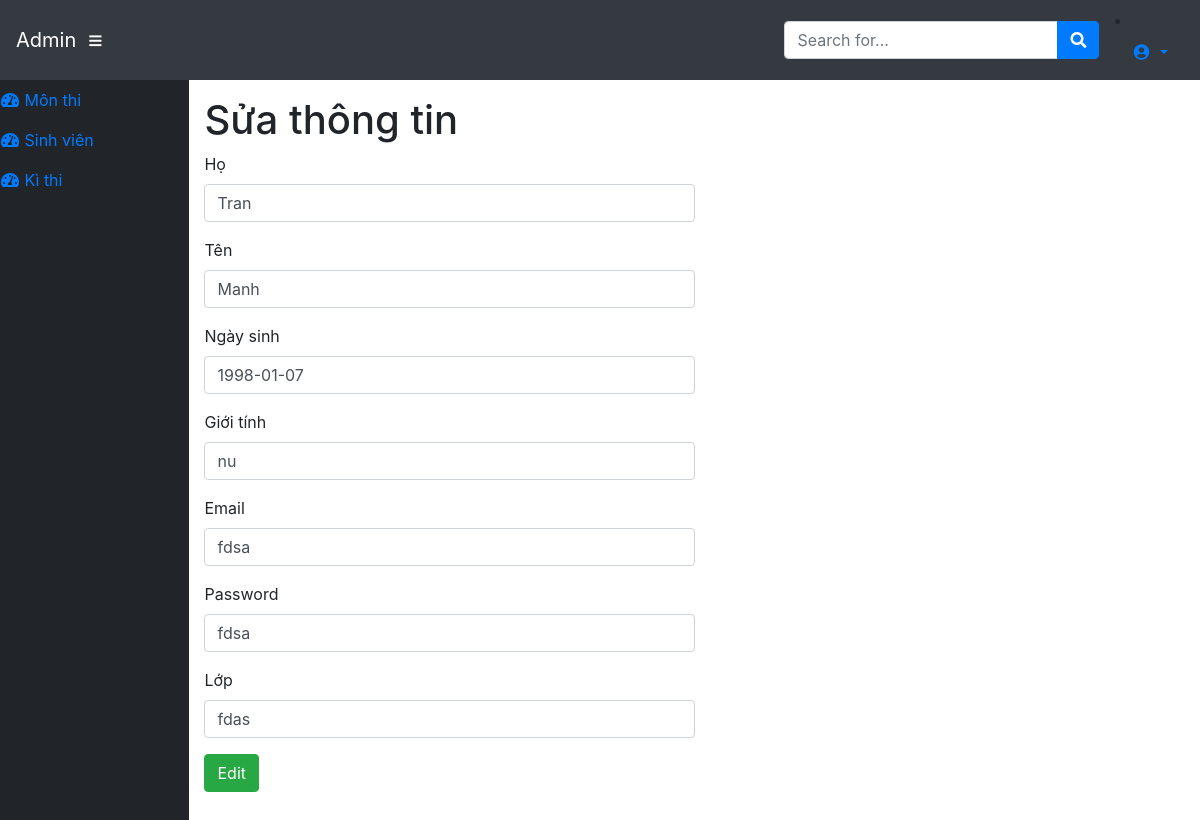
Page /admin/modules/subjects/banStudent/editBanStudent.php?id=17020887 (signed in) on the committed database.
### tables this page shows
CREATE TABLE `Lit` (
  `studentid` int(11) NOT NULL,
  `firstname` varchar(45) NOT NULL,
  `lastname` varchar(45) NOT NULL,
  `dateofbirth` date NOT NULL,
  `mail` varchar(45) NOT NULL,
  `password` varchar(45) NOT NULL,
  `Classname` varchar(45) NOT NULL,
  `sex` varchar(45) NOT NULL
);

### dll/Database.php (called while the page is built, shortened)
<?php
    class Database
    {
        public $link;
        public function __construct()
        {
            $this->link = mysqli_connect("localhost","root","ngoccua2018","web_database") or die ();
            mysqli_set_charset($this->link,"utf8");
        }
        public function fetchID($table , $id,$collum )
        {
            $sql = "SELECT * FROM {$table} WHERE $collum = $id ";
            $result = mysqli_query($this->link,$sql) or die("Lỗi  truy vấn fetchID " .mysqli_error($this->link));
            return mysqli_fetch_assoc($result);
        }
    }
?>

### admin/load_database/loadData.php (called while the page is built, shortened)
<?php
	require_once __DIR__.'/../../dll/Database.php';
	require_once __DIR__.'/../../dll/Function.php';
    $db=new Database;
 ?>

### dll/Function.php (called while the page is built, shortened)
<?php
	function  getInput($string)
    {
        return isset($_GET[$string]) ? $_GET[$string] : '';
    }
 ?>

### admin/modules/subjects/banStudent/editBanStudent.php (the view, shortened to what this page needs)
<?php
  require_once __DIR__. '/../../../load_database/loadData.php';
  $id=intval(getInput('id'));
  $EditStudent=$db->fetchID("Lit",$id,"studentid");
 ?>
<?php require_once __DIR__. '/../../../layouts/header.php'; ?>
    <div id="content-wrapper">
      <div class="container-fluid">
        <h1>Sửa thông tin </h1>
        <div class="row">
        <div class="col-md-12">
            <form method="POST" action="">
              <div class="form-group">
                  <label for="subjectInput" >Họ  </label>
                  <input type="text" class="form-control col-sm-6" id="subjectInput" aria-describedby="emailHelp" placeholder="Nhập họ  " name="lastname" value="<?php echo $EditStudent['lastname'] ?>">
              </div>
              <div class="form-group">
                  <label for="subjectInput" >Tên  </label>
                  <input type="text" class="form-control col-sm-6" id="subjectInput" aria-describedby="emailHelp" placeholder="Nhập tên " name="firstname" value="<?php echo $EditStudent['firstname'] ?>">
              </div>
              <div class="form-group">
                  <label for="subjectInput" >Ngày sinh  </label>
                  <input type="text" class="form-control col-sm-6" id="subjectInput" aria-describedby="emailHelp" placeholder="Nhập tên " name="dateOfBirth"   value="<?php echo $EditStudent['dateofbirth'] ?>">
              </div>
              <div class="form-group">
                  <label for="subjectInput" >Giới tính  </label>
                  <input type="text" class="form-control col-sm-6" id="subjectInput" aria-describedby="emailHelp" placeholder="Nhập giới tính " name="sex"   value="<?php echo $EditStudent['sex'] ?>">
              </div>
              <div class="form-group">
                  <label for="subjectInput" >Email </label>
                  <input type="text" class="form-control col-sm-6" id="subjectInput" aria-describedby="emailHelp" placeholder="Nhập Email" name="studentEmail"    value="<?php echo $EditStudent['mail'] ?>">
              </div>
              <div class="form-group">
                  <label for="subjectInput" >Password </label>
                  <input type="text" class="form-control col-sm-6" id="subjectInput" aria-describedby="emailHelp" placeholder="Nhập password" name="password"    value="<?php echo $EditStudent['password'] ?>">
              </div>
              <div class="form-group">
                  <label for="subjectInput" >Lớp  </label>
                  <input type="text" class="form-control col-sm-6" id="subjectInput" aria-describedby="emailHelp" placeholder="Nhập lớp  " name="class"    value="<?php echo $EditStudent['Classname'] ?>">
              </div>
              <button type="submit" class="btn btn-success ">Edit</button>
            </form>
        </div>
      </div>
      </div>
<?php require_once __DIR__. '/../../../layouts/footer.php'; ?>

### rows in the picture
lit: lastname "Tran", firstname "Manh", dateOfBirth "1998-01-07", sex "nu", studentEmail "fdsa", password "fdsa", class "fdas"
